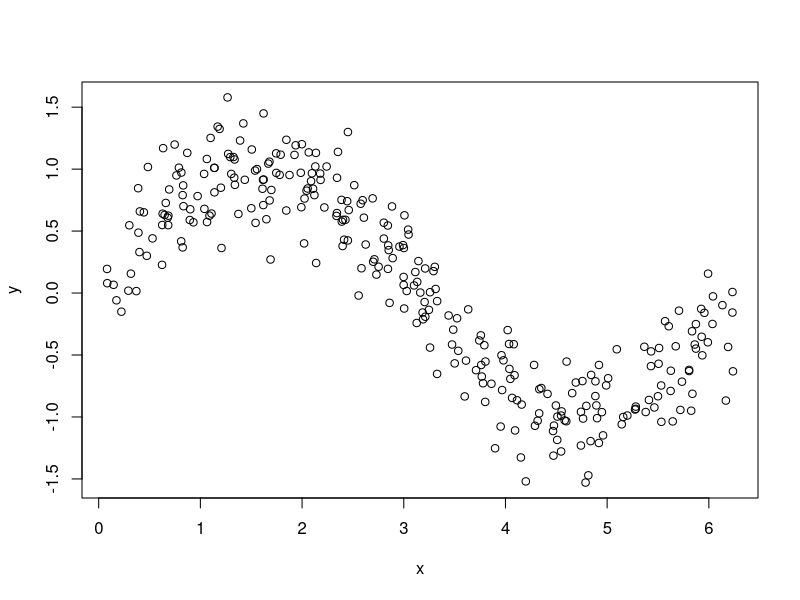
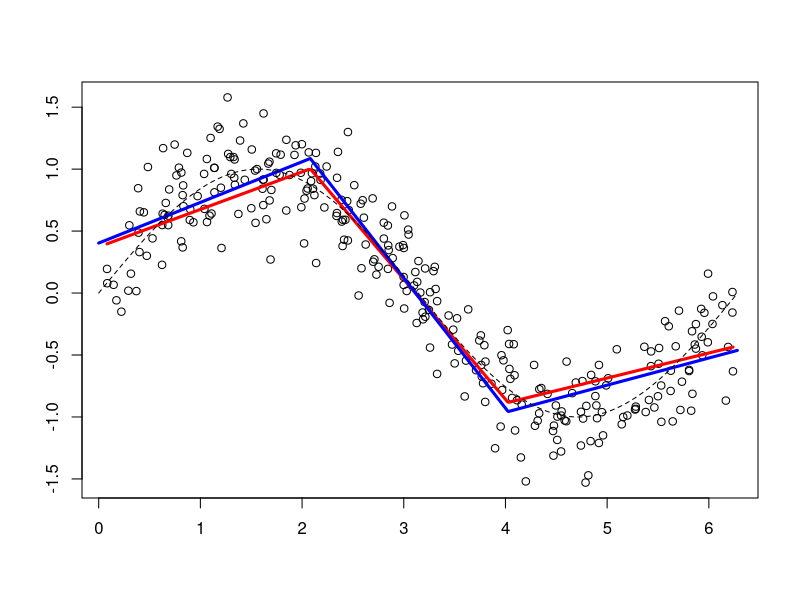

R code for these plots, in order:
## ---- chunk 1
n=300
set.seed(1)
u=sort(runif(n)*2*pi)
y=sin(u)+rnorm(n)/4
df=data.frame(x=u,y=y)
plot(df)
## ---- chunk 2
v <- .05 
library(splines)
fit <- lm(y ~ bs(x, degree = 1, df = 3), data = df)
yp <- predict(fit, newdata = df)
df$yr <- df$y - v * yp
YP <- v * yp
## ---- chunk 3
for(t in 1:100){
  fit=lm(yr~bs(x,degree=1,df=3),data=df)
  yp=predict(fit,newdata=df)
  df$yr=df$yr - v*yp
  YP=cbind(YP,v*yp)
}
str(YP)
## ---- chunk 4
nd=data.frame(x=seq(0,2*pi,by=.01))
viz=function(M){
if(M==1)  y=YP[,1]
if(M>1)   y=apply(YP[,1:M],1,sum)
  plot(df$x,df$y,ylab="",xlab="")
  lines(df$x,y,type="l",col="red",lwd=3)
  fit=lm(y~bs(x,degree=1,df=3),data=df)
  yp=predict(fit,newdata=nd)
  lines(nd$x,yp,type="l",col="blue",lwd=3)
  lines(nd$x,sin(nd$x),lty=2)}

viz(50)
